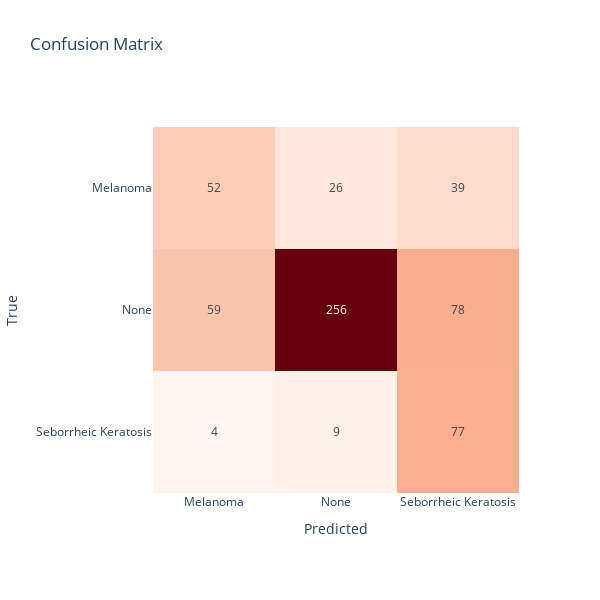

Here is the notebook cell this chart was saved with:
### Code cell
import plotly.express as px
# plot confusion matrix
fig = px.imshow(cm, labels=dict(x="Predicted", y="True", color="Count"), x=['Melanoma', 'None', 'Seborrheic Keratosis'],
                 y=['Melanoma', 'None', 'Seborrheic Keratosis'], text_auto=True, width=600, height=600, color_continuous_scale='reds',
                   title="Confusion Matrix")
# remove colorbar
fig.update_layout(coloraxis_showscale=False)
fig.show()

### Figure 1 — Plotly figure (JSON) as saved in the notebook; plotly's stock layout.template omitted (floating-point values rounded to 4 significant figures)
{"data": [{"coloraxis": "coloraxis", "hovertemplate": "Predicted: %{x}<br>True: %{y}<br>Count: %{z}<extra></extra>", "name": "0", "texttemplate": "%{z}", "type": "heatmap", "x": ["Melanoma", "None", "Seborrheic Keratosis"], "xaxis": "x", "y": ["Melanoma", "None", "Seborrheic Keratosis"], "yaxis": "y", "z": [[52, 26, 39], [59, 256, 78], [4, 9, 77]]}], "layout": {"coloraxis": {"colorbar": {"title": {"text": "Count"}}, "colorscale": [[0, "rgb(255,245,240)"], [0.125, "rgb(254,224,210)"], [0.25, "rgb(252,187,161)"], [0.375, "rgb(252,146,114)"], [0.5, "rgb(251,106,74)"], [0.625, "rgb(239,59,44)"], [0.75, "rgb(203,24,29)"], [0.875, "rgb(165,15,21)"], [1, "rgb(103,0,13)"]], "showscale": false}, "height": 600, "title": {"text": "Confusion Matrix"}, "width": 600, "xaxis": {"anchor": "y", "constrain": "domain", "domain": [0, 1], "scaleanchor": "y", "title": {"text": "Predicted"}}, "yaxis": {"anchor": "x", "autorange": "reversed", "constrain": "domain", "domain": [0, 1], "title": {"text": "True"}}}}
